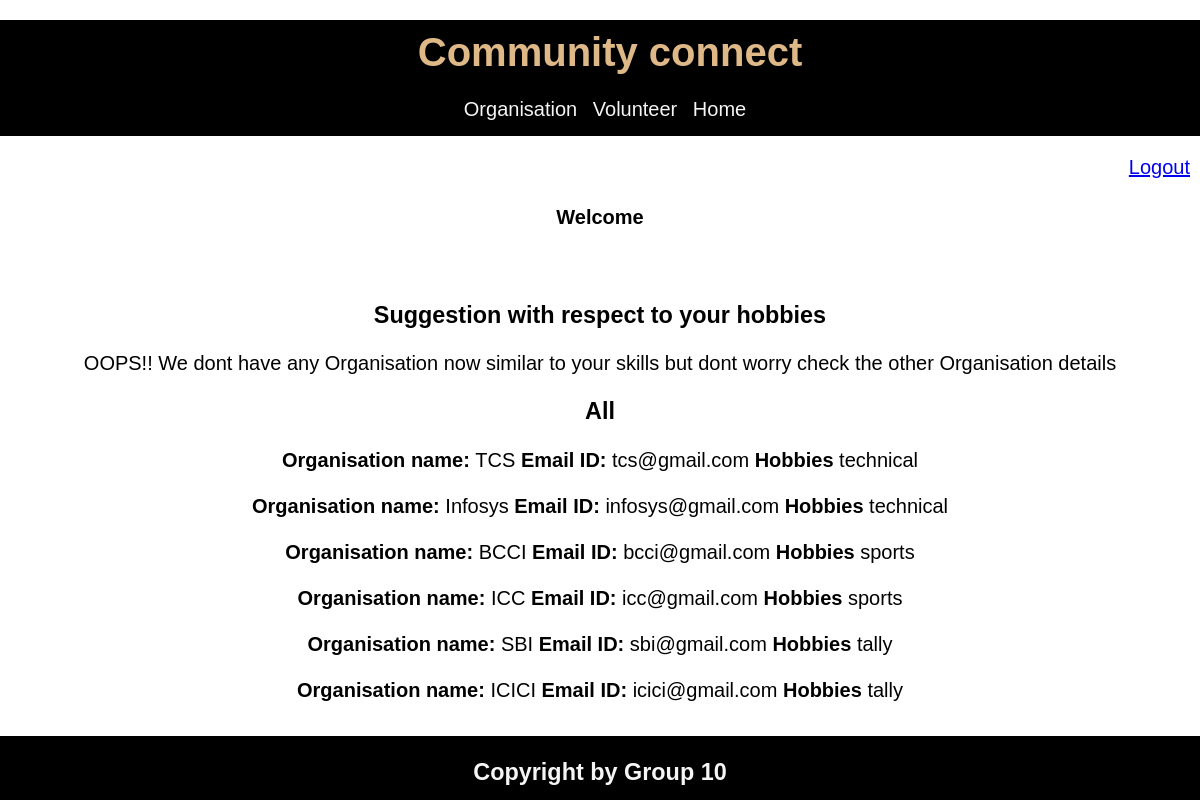
The page /Volunteer_1.php on the database its author committed.
### tables this page shows
CREATE TABLE `organisation_register` (
  `id` int(11) NOT NULL,
  `name` varchar(255) DEFAULT NULL,
  `email` varchar(255) DEFAULT NULL,
  `password` varchar(255) DEFAULT NULL,
  `hobbies` text DEFAULT NULL
);

### Volunteer_1.php (the view, shortened to what this page needs)
<?php
$servername = "localhost";
$username = "root";
$password = "";
$dbname = "community";
$conn = new mysqli($servername, $username, $password, $dbname);
$V_email=$_SESSION['email'];
?>
<!DOCTYPE html>
<html lang="en">
<head>
    <link rel="stylesheet" href="index.css">
</head>
<body>
    <?php include 'header.php' ?>
    <div class="container">
        <ul class="nav navbar-nav navbar-right">
            <a href="logout.php">Logout</a>
        </ul>
        <h4>Welcome <?php echo $V_email; ?></h4><br>
        <h3>Suggestion with respect to your hobbies</h3>
        <?php
        $sql = "SELECT * FROM volunteer_register WHERE email='$V_email'";
        $result = $conn->query($sql);
        $Volunteer = $result->fetch_assoc();
        $V_hobbies = $Volunteer["hobbies"];
        $sql2 = "SELECT * FROM organisation_register WHERE hobbies='$V_hobbies'";
        $result2 = $conn->query($sql2);
        if($result2->num_rows > 0)
        {
            while($Organisation = $result2->fetch_assoc())
            echo "<b> Organisation name: </b>".$Organisation['name']. "<b>  Email ID: </b>".$Organisation['email']."<br>";
        }
        else
        {
            echo "OOPS!! We dont have any Organisation now similar to your skills but dont worry check the other Organisation details";
        }
        echo "<h3> All </h3>";
        $sql3 = "SELECT * FROM organisation_register";
        $result3 = $conn->query($sql3);
        if($result3->num_rows > 0)
        {
            while($Organisation = $result3->fetch_assoc())
            echo "<b>Organisation name: </b> ".$Organisation['name']. " <b> Email ID: </b>".$Organisation['email']."<b>  Hobbies  </b>".$Organisation['hobbies']."<br><br>";
        }
        ?>
    </div>
    <?php include 'footer.php' ?>
</body>
</html>

### header.php (shortened to what this page needs)
<!DOCTYPE html>
<html lang="en">
<head>
</head>
<body>
    <div class="container">
        <header>
            <h1>Community connect </h1><br>
            <a href="Organisation_login.php">Organisation</a>
            <a href="Volunteer_login.php">Volunteer</a>
            <a href="index.php">Home</a>
        </header>
    </div>
</body>
</html>

### footer.php (shortened to what this page needs)
<!DOCTYPE html>
<html lang="en">
<head>
</head>
<body>
    <div class="container">
        <footer>
            <h3>Copyright by Group 10 </h3>
        </footer>
    </div>
</body>
</html>

### index.css (style rules this page uses)
body { margin: 0; padding: 0; font-family: Arial, sans-serif; }
.container { text-align: center; margin-top: 20px; font-size: 20px; }
ul { text-align: right; margin-right: 10px; }
header { width: 100vw; height: 12vh; background-color: black; padding: 10px; text-align: center; }
header h1 { margin: 0; color: burlywood; }
header a { text-decoration: none; color: whitesmoke; margin-right: 10px; }
footer { width: 100vw; height:8vh; background-color: black; bottom: 0; position:absolute; text-align: center; }
footer h3 { color: whitesmoke; text-align: center; }

### rows shown on the page
organisation_register: name "TCS", email "tcs@gmail.com", hobbies "technical"
organisation_register: name "Infosys", email "infosys@gmail.com", hobbies "technical"
organisation_register: name "BCCI", email "bcci@gmail.com", hobbies "sports"
organisation_register: name "ICC", email "icc@gmail.com", hobbies "sports"
organisation_register: name "SBI", email "sbi@gmail.com", hobbies "tally"
organisation_register: name "ICICI", email "icici@gmail.com", hobbies "tally"
